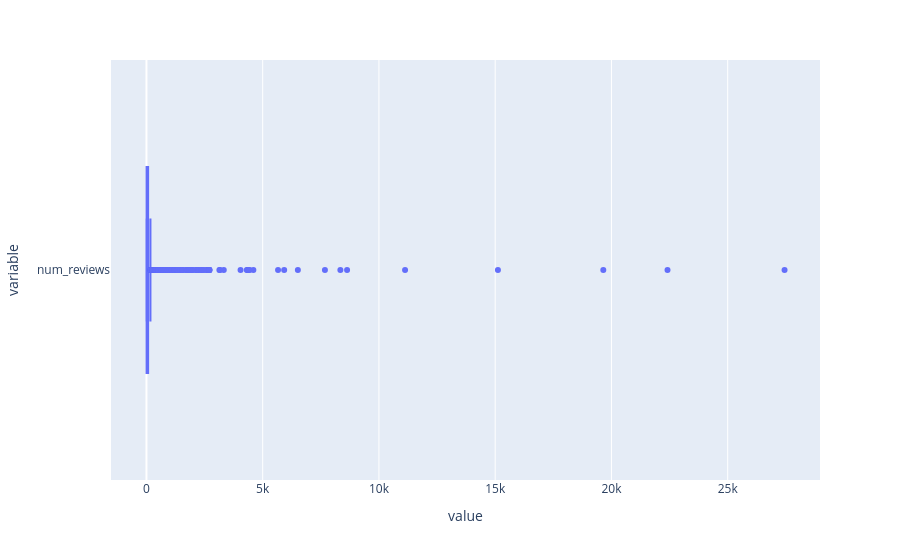

Notebook code for this chart:
### Code cell
fig2 = px.box(df, x = ['num_reviews'])
fig2.show()

### Figure 1 — Plotly figure (JSON) as saved in the notebook; plotly's stock layout.template omitted (floating-point values rounded to 4 significant figures; data arrays with more than 128 entries replaced by an {"elided": "..."} marker saying what was removed)
{"data": [{"alignmentgroup": "True", "hovertemplate": "value=%{x}<br>variable=%{y}<extra></extra>", "legendgroup": "", "marker": {"color": "#636efa"}, "name": "", "notched": false, "offsetgroup": "", "orientation": "h", "showlegend": false, "type": "box", "x": {"elided": "3672 float values"}, "x0": " ", "xaxis": "x", "y": {"elided": "3672 str values"}, "y0": " ", "yaxis": "y"}], "layout": {"boxmode": "group", "legend": {"tracegroupgap": 0}, "margin": {"t": 60}, "xaxis": {"anchor": "y", "domain": [0, 1], "title": {"text": "value"}}, "yaxis": {"anchor": "x", "domain": [0, 1], "title": {"text": "variable"}}}}
